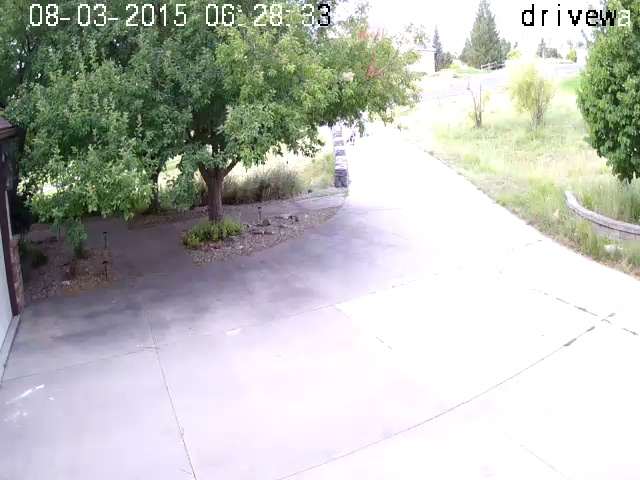
#> input picture data/driveway.jpg, 640 x 480 px, found by its file name
$ python annotate_an_image.py
#> lines starting #> are read from the running program, lines starting #| are printed output that depends on the picture; after the words box and inside, x2 and y2 are one past the last pixel; in counts of white or black regions, pixels touching at a corner belong together
#> (reads pyvision/data/project_info.json from the repository)
### pyvision3/image.py
"""
Created on Dec 18, 2015
@author: Stephen O'Hara

This module defines the pyvision image class, which wraps
the image data (array) in a class with convenient methods.

One very useful aspect of the image class is that annotations
(such as bounding boxes that might be drawn around detection regions)
are kept on a separate layer, as opposed to drawing directly
onto the image array itself.
"""
# The following prevents a bunch of pylint no-member errors
# with the cv2 module.
# pylint: disable=E1101

import cv2
import numpy as np
import io

try:
    import matplotlib.pyplot as plot
except ImportError:
    print("Error importing matplotlib.")
    print("Matplotlib integration will not work")

try:
    import shapely.geometry as sg
except ImportError:
    print("Error importing shapely.")
    print("Shapely is required for annotating shapes (polygons) on images.")
    print("Shapely is also used to determine if a crop is in bounds, etc.")

from .pv_exceptions import OutOfBoundsError, ImageAnnotationError
from .geometry import in_bounds, integer_bounds, Rect


class Image(object):
    """
    A pyvision3 Image object contains the image data, an
    annotations layer, and many convenient methods.
    Supports 1 channel and 3 channel images.
    """

    def __init__(self, source, *args, desc="Pyvision Image", **kwargs):
        """
        The constructor wraps a cv2.imread(...) function,
        passing in the args and kwargs appropriately, and
        then allocating data for the annotations layer.

        Parameters
        ----------
        desc: string
            Provide a short description of this image, that will be used
            by default in window titles and other functions
        source: string, file object, or cv2 image array
            If string, this is the full path to the image file to load.
            If file object, this is an open file handle from which to load
            the image.
            If ndarray, then we assume this is a cv2 image array which we will
            just wrap.
        args: variable
            Other args will be passed through to cv2.imread, the first arg
            should be the image source, like a file name. See the cv2 docs
            on imread for more details.
        kwargs: variable
            Keyword args will be passed through to cv2.imread

        Examples
        --------
        #loading from files
        img = pv3.Image('mypic.jpg')
        img2 = pv3.Image('mypic.jpg', cv2.IMREAD_GRAYSCALE)

        #loading from a file handle...this example is silly, but
        # this capability is good for example when loading from a file streamed
        # over a network connection, or S3, etc.
        with open('somepath/somefile.png', 'rb') as infile:
            img3 = pv3.Image(infile)

        #Wrapping of a numpy/cv2 ndarray
        img4 = pv3.Image( np.zeros( (480,640), dtype='uint8' ) )
        """
        self.desc = desc
        # metadata dictionary can be used to pass arbitrary info with the image
        self.metadata = {}

        if isinstance(source, np.ndarray):
            self.data = source
            self.metadata["source"] = "np.ndarray"
        elif type(source) == str:
            self.data = cv2.imread(source, *args, **kwargs)
            self.metadata["source"] = "file"
            self.metadata["filename"] = source
        else:
            # assume a file object
            buf = source.read()
            x = np.fromstring(buf, dtype="uint8")
            self.data = cv2.imdecode(x, cv2.IMREAD_UNCHANGED)
            self.metadata["source"] = "file object or buffer"

        self.height, self.width = self.data.shape[0:2]
        self.size = (self.width, self.height)
        self.nchannels = self.data.shape[2] if len(self.data.shape) == 3 else 1

        # Annotation data is a separate BGR image array.
        self.annotation_data = (
            self.data.copy()
            if self.nchannels == 3
            else cv2.cvtColor(self.data, cv2.COLOR_GRAY2BGR)
        )

    # [6 lines left out: function __str__, not called in this run]

    def __repr__(self):
        return str(self)

    def __getitem__(self, slc):
        return self.data[slc]

    # [20 lines left out: function as_grayscale, not called in this run]

    def as_annotated(self, alpha=0.5, as_type="PV"):
        """
        Provides an array which represents the merging of the image data
        with the annotations layer.

        Parameters
        ----------
        alpha: float
            Specify a number between 0.0 and 1.0
            This is the alpha blend when merging the annotations layer onto the image data.
            1.0 means that the annotation will be completely opaque and 0.0 completely transparent.
        as_type: string
            Specify either "CV" or "PV" (default) to indicate the return type of the annotated
            image. If "CV", then an ndarray in the normal opencv format is returned.
            If "PV", then a new pyvision3 image is returned with the annotations baked-in.

        Returns
        -------
        A copy of the image array (possibly expanded to 3 channels if the
        original image is single channel) with the color annotations baked in by
        replacing those pixels in the image with the corresponding non-zero pixels
        in the annotation data.

        Return type is either an opencv ndarray or a pyvision3 image depending on as_type.
        """
        # TODO: What if self.data is a floating point image and the annotations
        # are uint8 BGR? We should probably call a normalizing routine of some
        # sort that copies/converts self.data into a 3-channel BGR 8-bit image
        if self.nchannels == 1:
            tmp_img = cv2.cvtColor(self.data, cv2.COLOR_GRAY2BGR)
        else:
            tmp_img = self.data.copy()

        # this works because the annotation_data was initialized as a copy of the
        # source data. Annotations draw on this copy, and when we alpha-blend, those pixels
        # that were not changed by an annotation will blend back to full intensity.
        # i.e., if there were no annotations on pixel x, (1-alpha)*I(x) + (alpha)*A(x) = I(x)
        # because A(x) == I(x) where not otherwise annotated.
        tmp_img = cv2.addWeighted(
            tmp_img, 1.0 - alpha, self.annotation_data, alpha, 0.0
        )

        if as_type == "PV":
            return Image(tmp_img)

        return tmp_img

    def annotate_shape(
        self, shape, color=(255, 0, 0), fill_color=None, *args, **kwargs
    ):
        """
        Draws the specified shape on the annotation data layer.
        Currently supports LineString, MultiLineString, LinearRing,
        and Polygons.

        Parameters
        ----------
        shape: shapely.geometry shape object
        color:
            An RGB tuple indicating the color, red is (255,0,0)
        fill_color:
            The color used to fill a closed shape (polygon). None means
            that there will be no fill (default).

        *args and **kwargs are for optional line parameters that will
        be passed onto cv2.line(...) which is used at the core for
        drawing the line segments of the shape.

        Note
        ----
        OpenCV stores images in BGR not RGB order, thus the annotation
        layer will be constructed this way. However, to make it easier for the
        user, colors to be used are specified in the normal (r,g,b) tuple order,
        and internally, we handle it.
        """
        # TODO: annotate_shape should support all shapely geometries
        # TODO: annotations should support alpha-channel fills for partial transparency
        if isinstance(shape, sg.LinearRing) or isinstance(shape, sg.LineString):
            self._draw_segments(shape, color, *args, **kwargs)
        elif isinstance(shape, sg.MultiLineString):
            for line_string in shape:
                self._draw_segments(line_string, color, *args, **kwargs)
        elif isinstance(shape, sg.Polygon):
            if fill_color is not None:
                # use cv2.fillPoly
                c = self._fix_color_tuple(fill_color)
                exterior = np.array(shape.exterior.coords, dtype="int")
                interiors = [np.array(x.coords, dtype="int") for x in shape.interiors]
                cv2.fillPoly(self.annotation_data, [exterior] + interiors, color=c)
            # draw external ring of polygon
            self._draw_segments(shape.exterior, color, *args, **kwargs)
            # draw interior rings (holes) if any
            for interior_ring in shape.interiors:
                self._draw_segments(interior_ring, color, *args, **kwargs)

    def annotate_point(self, point, color=(255, 0, 0)):
        """
        Annotates a point by drawing a filled circle of radius-3 pix in the annotation
        layer.

        Parameters
        ----------
        point:  tuple (int: x, int: y) or shapely Point object
        color:  tuple (r,g,b)
        """
        pt = (
            (int(point.x), int(point.y))
            if isinstance(point, sg.point.Point)
            else tuple(point)
        )
        self.annotate_circle(pt, 3, color, thickness=-1)

    def annotate_circle(self, ctr, radius, color=(255, 0, 0), *args, **kwargs):
        """
        Draws a circle on the annotation layer

        Parameters
        ----------
        ctr: (int: x, int: y)
            the center points of the circle

        radius: int
            the radius in pixels of the circle

        color: (r,g,b)

        *args and **kwargs will be passed onto cv2.circle function, and
        can be used to control the thickness and line type. Note that a negative
        thickness indicates that the circle will be filled.
        """
        c = self._fix_color_tuple(color)
        ctr = (int(ctr[0]), int(ctr[1]))
        cv2.circle(self.annotation_data, ctr, radius, c, *args, **kwargs)

    def annotate_line(self, pt1, pt2, color, *args, **kwargs):
        """
        Draws a line segment between two points on the annotation layer.

        Parameters
        ----------
        pt1, pt2: tuples, (int: x, int: y)
            The start and end points of the line segment

        color: tuple (r,g,b)

        *args and **kwargs will be passed onto cv2.line, which can be
        used to control line thickness and style
        """
        c = self._fix_color_tuple(color)
        cv2.line(self.annotation_data, tuple(pt1), tuple(pt2), c, *args, **kwargs)

    def annotate_rect(self, pt1, pt2, color=(255, 0, 0), *args, **kwargs):
        """
        Draws a rectangle using upper left (pt1) and lower right (pt2) coordinates.
        To fill the rectangle, specify thickness=-1 in the kwargs. If you have a
        rectangle as a shapely object (polygon), use the annotate_shape method instead.

        Parameters
        ----------
        pt1, pt2: tuple (int:x, int:y)
            The upper left and lower right corners of the rectangle
        color:  tuple (r,g,b)
            The rgb color of the rectangle
        *args and **kwargs will be passed onto cv2.rectangle, which can be
        used to control line thickness and style.

        Note
        ----
        If your rectangle is a shapely Polygon (which it will be if you use
        pv3.Rect(...) to create it), then use the annotate_shape method instead.
        """
        c = self._fix_color_tuple(color)
        cv2.rectangle(
            self.annotation_data, tuple(pt1), tuple(pt2), color=c, *args, **kwargs
        )

    def annotate_text(
        self,
        txt,
        point,
        color=(0, 0, 0),
        bg_color=None,
        font_face=cv2.FONT_HERSHEY_PLAIN,
        font_scale=1,
        *args,
        **kwargs
    ):
        """
        Draws the specified text string to the annotations layer, uses cv2.putText() function
        as the basis, so *args and **kwargs will be passed onto that function.

        Parameters
        ----------
        txt:    str
            The text string to be drawn to the image
        point:  tuple (int: x, int: y)
            The location of the start of the text string
        color:  tuple (r,g,b)
            The color of the text
        bg_color: tuple (r,g,b) or None
            Optional. If specified then a filled box of this color will
            serve as a background for the text. This is handy to ensure
            text legibility.
        font_face: cv2 font selection, defaults to cv2.FONT_HERSHEY_PLAIN
        font_scale: cv2 font Scale, defaults to 1

        *args and **kwargs will be passed onto the underlying cv2.putText
        function.
        """
        c = self._fix_color_tuple(color)
        if bg_color is not None:
            # we will draw a filled rectangle of this color to be behind
            # the annotated text
            ((w, h), _) = cv2.getTextSize(txt, font_face, font_scale, thickness=1)
            point1 = (point[0] - 1, point[1] + 1)
            point2 = (point1[0] + w + 2, point1[1] - h - 2)
            self.annotate_rect(point1, point2, color=bg_color, thickness=-1)

        cv2.putText(
            self.annotation_data,
            txt,
            tuple(point),
            fontFace=font_face,
            fontScale=font_scale,
            color=c,
            *args,
            **kwargs
        )

    # [63 lines left out: functions annotate_mask, annotate_inset_image, not called in this run]

    def _draw_segments(self, simple_shape, color, *args, **kwargs):
        """
        Internal method for drawing a "simple" shapely geometric object,
        i.e., one that has a single set of coordinates which will be
        connected in sequence. Examples are LineStrings and LinearRings,
        the latter being a closed sequence of points and the former is not.

        Parameters
        ----------
        simple_shape:   shape
            A shape object that provides a coords member
        color:  tuple (r,g,b)
        *args, **kwargs:
            will be passed on to self.annotate_line for each
            line segment in the simple shape.
        """
        points = [(int(x), int(y)) for (x, y) in simple_shape.coords]
        for i in range(1, len(points)):
            pt1 = points[i - 1]
            pt2 = points[i]
            self.annotate_line(pt1, pt2, color, *args, **kwargs)

    def _fix_color_tuple(self, color):
        """
        Puts the color tuple (r,g,b) into (b,g,r) order.

        Parameters
        ----------
        color:  tuple (r,g,b)

        Returns
        -------
        tuple (b,g,r)
        """
        (r, g, b) = color
        return (b, g, r)

    # [101 lines left out: functions copy, crop, resize, imshow, not called in this run]

    def show(
        self,
        window_title=None,
        highgui=True,
        annotations=True,
        annotations_opacity=0.5,
        delay=0,
        pos=None,
    ):
        """
        Displays this image in a highgui or matplotlib window.

        Parameters
        ----------
        window_title: string or None
            If None (default) then the image title will be self.desc, otherwise
            specify a string to be used for this purpose.
        highgui: boolean
            If True (default) then opencv highgui library is used to display the image.
            Otherwise the current figure of matplotlib will be used.
        annotations: boolean
            If True (default) then the annotations will be shown over the base image,
            otherwise only the base image will be shown.
        annotations_opacity: float (0.0 - 1.0)
            Controls the opacity of the annotations layer, assuming annotations=True.
            0.0 means that the annotations will be invisible and 1.0 means completely opaque.
            Default is 0.5.
        delay: int
            The delay in milliseconds to wait after showing the image. This is passed on
            to cv2.waitKey if highgui is specified as the display. This is useful if
            showing a sequence of images as if they were a video. If None, then there
            is no call to cv2.waitkey
        pos: tuple (x,y)
            Used if showing via highgui, this is the window's upper left position on
            the user's screen. Default is None, which means the window will be placed
            automatically.
        """
        if not window_title:
            window_title = self.desc

        img_array = (
            self.as_annotated(alpha=annotations_opacity, as_type="CV")
            if annotations
            else self.data.copy()
        )
        # optional resize logic here?

        if highgui:
            # display via  an opencv window
            # Create the window
            cv2.namedWindow(window_title)

            # Set the location
            if pos is not None:
                cv2.moveWindow(window_title, pos[0], pos[1])

            # Display the result
            cv2.imshow(window_title, img_array)
            key = -1 if delay is None else cv2.waitKey(delay=delay)
            del img_array
            return key
        else:
            # display in a matplotlib figure
            if img_array.shape[-1] == 3:
                # Note cv2 image arrays are BGR order, but matplotlib expects
                # RGB order. So we're swapping channel 0 with channel 2
                tmp = img_array[:, :, 0].copy()
                img_array[:, :, 0] = img_array[:, :, 2]
                img_array[:, :, 2] = tmp
                del tmp
            if window_title is not None:
                plot.figure()
            plot.imshow(img_array)
            plot.title(window_title)
            plot.draw()
            plot.show(block=False)

    # [50 lines left out: functions show_annotation, save, matplot_fig_to_image, not called in this run]

### examples/annotate_an_image.py
"""
Created on Dec 20, 2015

@author: sohara
"""
import shapely.geometry as sg
import pyvision3 as pv3


def annotation_demo():
    """
    Demonstrates several annotation methods of the Image class
    """
    img = pv3.Image(pv3.IMG_DRIVEWAY, desc="Annotations Demo")  # load a sample image
#> in __init__, self.data is the input picture: shape (480, 640, 3); mean B, G, R 182.3, 188.1, 185.1

    # annotate a point as a small filled circle
    img.annotate_point((250, 250), color=pv3.RGB_BLACK)
#> in annotate_circle, `cv2.circle(self.annotation_data, ctr, radius, c, *args, **kwargs)`: self.annotation_data: shape (480, 640, 3); 0.01% of pixels changed, all inside (x1, y1, x2, y2) = (247, 247, 254, 254)
    img.annotate_point((300, 300))  # default color is red
#> in annotate_circle (call 2), `cv2.circle(self.annotation_data, ctr, radius, c, *args, **kwargs)`: self.annotation_data: shape (480, 640, 3); mean B, G, R 182.3, 188.1, 185.1

    # annotate text next to the brown point, blue on white background
    img.annotate_text(
        "Waldo was here", (254, 246), color=pv3.RGB_BLUE, bg_color=pv3.RGB_WHITE
    )

    # complex polygon with an exterior and an interior 'hole'
    exterior = ((50, 50), (25, 125), (50, 200), (200, 200), (200, 50), (50, 50))
    interior = ((100, 100), (100, 150), (150, 150), (175, 125), (150, 100), (100, 100))
    poly = sg.Polygon(exterior, [interior])
    img.annotate_shape(poly, color=pv3.RGB_CYAN, fill_color=pv3.RGB_GREEN, thickness=2)

    # two concentric circles
    img.annotate_circle((400, 400), 75, color=pv3.RGB_PURPLE, thickness=5)
    img.annotate_circle(
        (400, 400), 60, color=pv3.RGB_PURPLE, thickness=-1
    )  # filled circle

    # a LineString
    lines = sg.LineString(((10, 25), (382, 122), (251, 470)))
    img.annotate_shape(lines, thickness=4, color=pv3.RGB_RED)

    # a Rectangle
    img.annotate_rect(
        (538, 212), (600, 300), color=pv3.RGB_ORANGE, thickness=3
    )  # -1 for filled
#> call 2 of annotate_rect, with pt1 = (538, 212), pt2 = (600, 300), color = (255, 150, 0)
#> in annotate_rect (call 2), `cv2.rectangle( self.annotation_data, tuple(pt1), tuple(pt2), color=c, ..`:
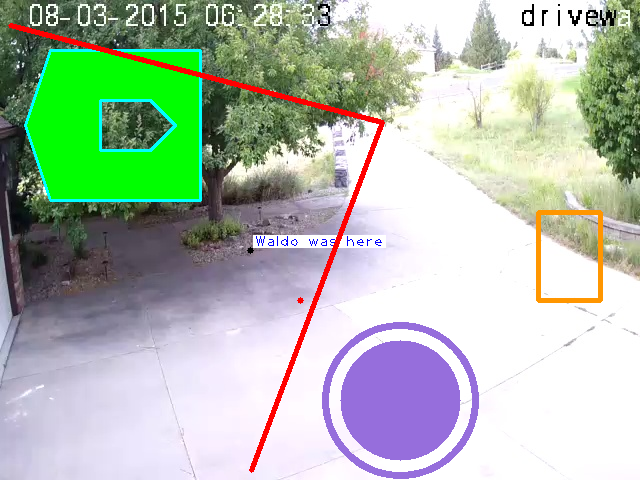
#> self.annotation_data: shape (480, 640, 3); mean B, G, R 174.5, 189.8, 175.7

    # show the image with annotations
    # NOTE: to NOT show the annotations, set annotations=False in the following
    # img.show_annotation(window_title="Mask Layer", highgui=True, delay=1)
    img.show(
        window_title="Annotated Image", highgui=True, delay=0, annotations_opacity=0.5
    )
#> in as_annotated, `tmp_img = cv2.addWeighted( tmp_img, 1.0 - alpha, self.annotation_data,..`:
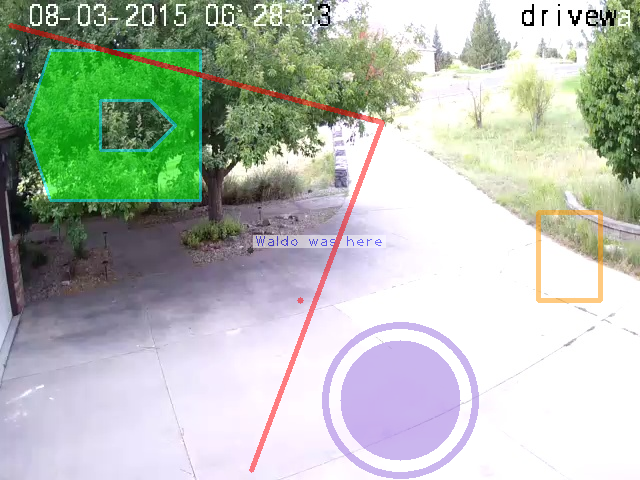
#> tmp_img: shape (480, 640, 3); mean B, G, R 178.4, 189, 180.4
#> (key q is pressed here)


if __name__ == "__main__":
    print("====================================================")
    print("Set focus to display window and hit any key to exit.")
    print("====================================================")
    annotation_demo()
